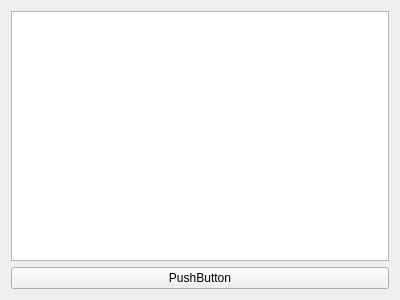
<?xml version="1.0" encoding="UTF-8"?>
<ui version="4.0">
 <class>RemoteAuthTab</class>
 <widget class="QWidget" name="RemoteAuthTab">
  <property name="geometry">
   <rect>
    <x>0</x>
    <y>0</y>
    <width>400</width>
    <height>300</height>
   </rect>
  </property>
  <property name="windowTitle">
   <string>Form</string>
  </property>
  <layout class="QVBoxLayout" name="verticalLayout">
   <item>
    <widget class="QListWidget" name="lstClients"/>
   </item>
   <item>
    <widget class="QPushButton" name="btnMainAction">
     <property name="text">
      <string>PushButton</string>
     </property>
    </widget>
   </item>
  </layout>
 </widget>
 <resources/>
 <connections/>
</ui>
